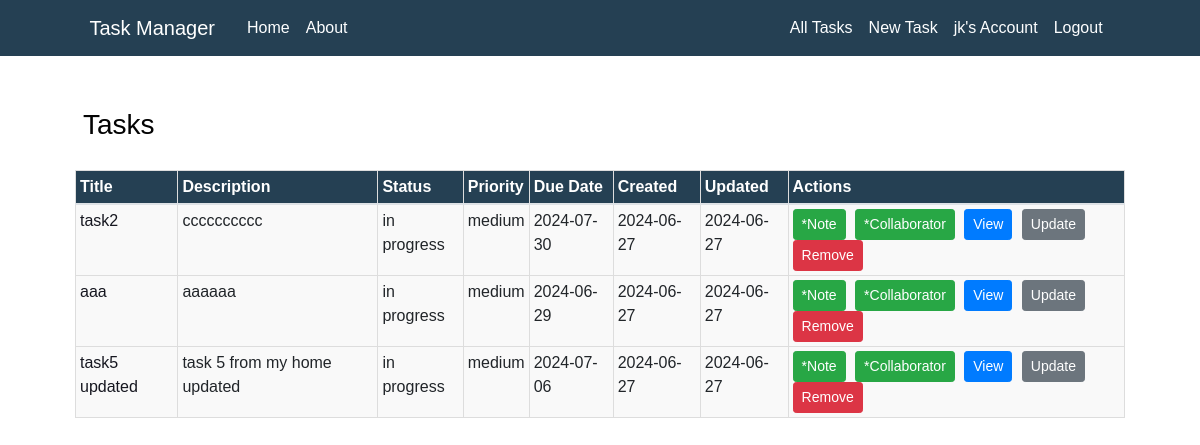
/tasks (signed in), run on an earlier commit of the app's database.
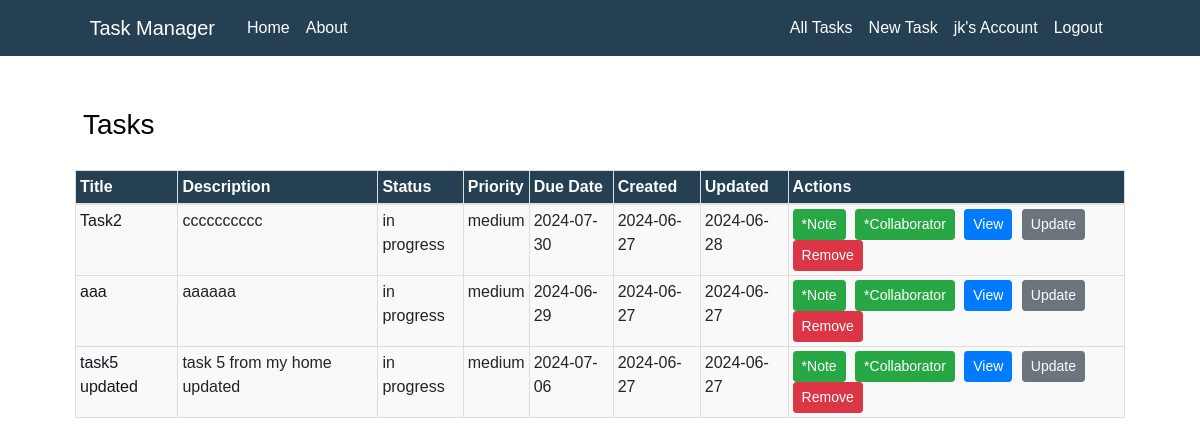
And on a later commit of the database.
### TaskManager/models.py (models this page shows, shortened)
class Task(db.Model):
    id = db.Column(db.Integer, primary_key=True)
    user_id = db.Column(db.Integer, db.ForeignKey('user.id'), nullable=False)
    title = db.Column(db.String(255), nullable=False)
    description = db.Column(db.Text)
    status = db.Column(db.Enum('in progress', 'completed', 'pending'), default='in progress')
    priority = db.Column(db.Enum('low', 'medium', 'high'), default='medium')
    due_date = db.Column(db.DateTime)
    created_at = db.Column(db.DateTime, default=datetime.utcnow)
    updated_at = db.Column(db.DateTime, default=datetime.utcnow, onupdate=datetime.utcnow)
    notes = db.relationship('Note', backref='task', lazy=True)
    task_collaborators = db.relationship('TaskCollaborator', backref='task', lazy=True)

### TaskManager/routes.py (the view)
@app.route("/tasks")
@login_required
def all_tasks():
    tasks = current_user.tasks
    return render_template('all_tasks.html', tasks=tasks)

### TaskManager/models.py (called while the page is built)
@login_manager.user_loader
def load_user(user_id):
    return User.query.get(int(user_id))

### TaskManager/templates/all_tasks.html (shortened to what this page needs)
{% extends "layout.html" %}
{% block content %}
    <h3 div class="content-section">Tasks</h3>
    <table class="table table-bordered">
        <thead class="bg-steel">
            <tr>
                <th>Title</th>
                <th>Description</th>
                <th>Status</th>
                <th>Priority</th>
                <th>Due Date</th>
                <th>Created</th>
                <th>Updated</th>
                <th>Actions</th>
            </tr>
        </thead>
        <tbody>
            {% for task in tasks %}
                <tr>
                    <td class="article-title">{{ task.title }}</td>
                    <td class="article-content">{{ task.description }}</td>
                    <td>{{ task.status }}</td>
                    <td>{{ task.priority }}</td>
                    <td>{{ task.due_date.strftime('%Y-%m-%d') }}</td>
                    <td>{{ task.created_at.strftime('%Y-%m-%d') }}</td>
                    <td>{{ task.updated_at.strftime('%Y-%m-%d') }}</td>
                    <td class="table-actions">
                        <a href="{{ url_for('new_note', task_id=task.id) }}" class="btn btn-success btn-sm">
                             *Note
                        </a>
                        <a href="{{ url_for('new_collaborator', task_id=task.id) }}" class="btn btn-success btn-sm">
                             *Collaborator
                        </a>
                        <a href="{{ url_for('task', task_id=task.id) }}" class="btn btn-primary btn-sm">View</a>
                        <a href="{{ url_for('update_task', task_id=task.id) }}" class="btn btn-secondary btn-sm">Update</a>
                    <form action="{{ url_for('delete_task', task_id=task.id) }}" method="POST" style="display:inline;">
                        <button type="submit" class="btn btn-danger btn-sm">Remove</button>
                    </td>
                </tr>
            {% endfor %}
        </tbody>
    </table>
{% endblock content %}

What changed in the data, as far as the page shows it:
changed Task "cccccccccc": title "task2" → "Task2"; updated_at "2024-06-27" → "2024-06-28"
